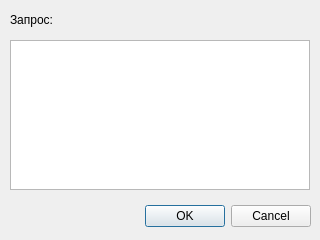
<?xml version="1.0" encoding="UTF-8"?>
<ui version="4.0">
 <class>Dialog</class>
 <widget class="QDialog" name="Dialog">
  <property name="geometry">
   <rect>
    <x>0</x>
    <y>0</y>
    <width>320</width>
    <height>240</height>
   </rect>
  </property>
  <property name="windowTitle">
   <string>Внесение изменений</string>
  </property>
  <widget class="QDialogButtonBox" name="buttonBox">
   <property name="geometry">
    <rect>
     <x>10</x>
     <y>200</y>
     <width>301</width>
     <height>32</height>
    </rect>
   </property>
   <property name="orientation">
    <enum>Qt::Horizontal</enum>
   </property>
   <property name="standardButtons">
    <set>QDialogButtonBox::Cancel|QDialogButtonBox::Ok</set>
   </property>
  </widget>
  <widget class="QLabel" name="label">
   <property name="geometry">
    <rect>
     <x>10</x>
     <y>10</y>
     <width>55</width>
     <height>20</height>
    </rect>
   </property>
   <property name="text">
    <string>Запрос:</string>
   </property>
  </widget>
  <widget class="QTextEdit" name="queryEdit">
   <property name="geometry">
    <rect>
     <x>10</x>
     <y>40</y>
     <width>300</width>
     <height>150</height>
    </rect>
   </property>
  </widget>
 </widget>
 <resources/>
 <connections>
  <connection>
   <sender>buttonBox</sender>
   <signal>accepted()</signal>
   <receiver>Dialog</receiver>
   <slot>accept()</slot>
   <hints>
    <hint type="sourcelabel">
     <x>248</x>
     <y>254</y>
    </hint>
    <hint type="destinationlabel">
     <x>157</x>
     <y>274</y>
    </hint>
   </hints>
  </connection>
  <connection>
   <sender>buttonBox</sender>
   <signal>rejected()</signal>
   <receiver>Dialog</receiver>
   <slot>reject()</slot>
   <hints>
    <hint type="sourcelabel">
     <x>316</x>
     <y>260</y>
    </hint>
    <hint type="destinationlabel">
     <x>286</x>
     <y>274</y>
    </hint>
   </hints>
  </connection>
 </connections>
</ui>
